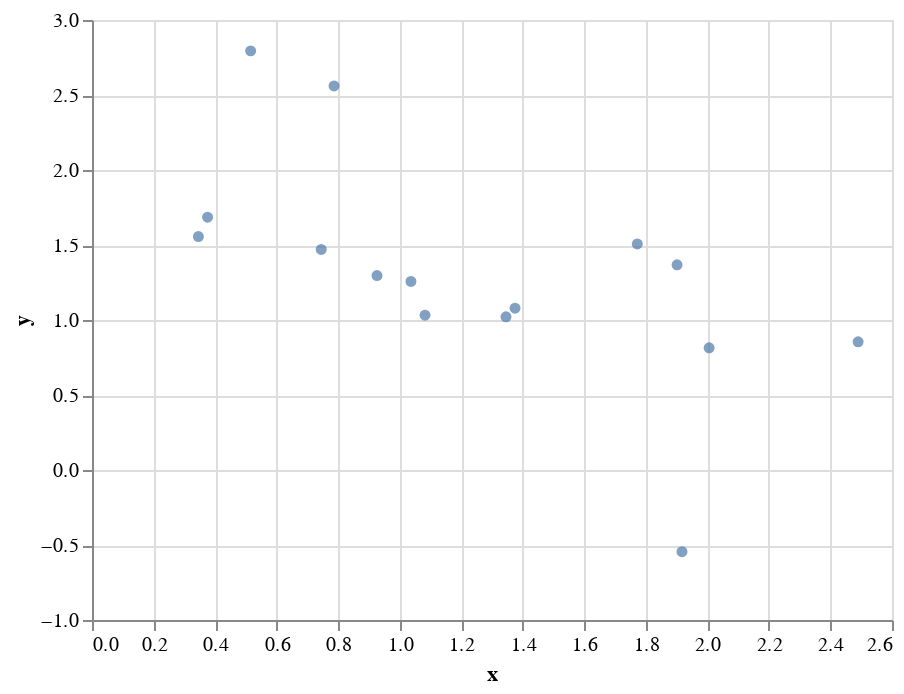

Source (notebook cell):
### Code cell
# visualize movie embedding
Q_df = pd.DataFrame(Q, columns=["x","y"])
df = Q_df.join(pd.DataFrame(movies, columns=["title"]))
chart = alt.Chart(df).mark_circle().encode(
    x='x', # Encoding along the x-axis
    y='y', # Encoding along the y-axis
    tooltip=['title'],
    # color='Origin', # Category encoding by color
)

chart.interactive()

### Figure 1 — Vega-Lite specification as saved in the notebook (floating-point values rounded to 4 significant figures)
{"config": {"view": {"continuousWidth": 400, "continuousHeight": 300}}, "data": {"name": "data-b070ea0057a116031a9e214d98e34f90"}, "mark": "circle", "encoding": {"tooltip": [{"field": "title", "type": "nominal"}], "x": {"field": "x", "type": "quantitative"}, "y": {"field": "y", "type": "quantitative"}}, "selection": {"selector014": {"type": "interval", "bind": "scales", "encodings": ["x", "y"]}}, "$schema": "https://vega.github.io/schema/vega-lite/v4.17.0.json", "datasets": {"data-b070ea0057a116031a9e214d98e34f90": [{"x": 2.006, "y": 0.8147, "title": "Parasite"}, {"x": 0.3756, "y": 1.685, "title": "Train to Busan"}, {"x": 0.3457, "y": 1.556, "title": "Inception"}, {"x": 1.082, "y": 1.032, "title": "The Wolf of Wall Street"}, {"x": 1.772, "y": 1.507, "title": "The Matrix"}, {"x": 1.918, "y": -0.5447, "title": "Forrest Gump"}, {"x": 2.49, "y": 0.855, "title": "Avengers: Endgame"}, {"x": 1.375, "y": 1.078, "title": "Spider-Man: Into the Spider-Verse"}, {"x": 0.7867, "y": 2.56, "title": "La La Land"}, {"x": 1.901, "y": 1.368, "title": "Get Out"}, {"x": 1.346, "y": 1.021, "title": "Dunkirk"}, {"x": 0.9262, "y": 1.296, "title": "Baby Driver"}, {"x": 1.037, "y": 1.257, "title": "Blade Runner 2049"}, {"x": 0.7449, "y": 1.47, "title": "Arrival"}, {"x": 0.5156, "y": 2.794, "title": "The Grand Budapest Hotel"}]}}
